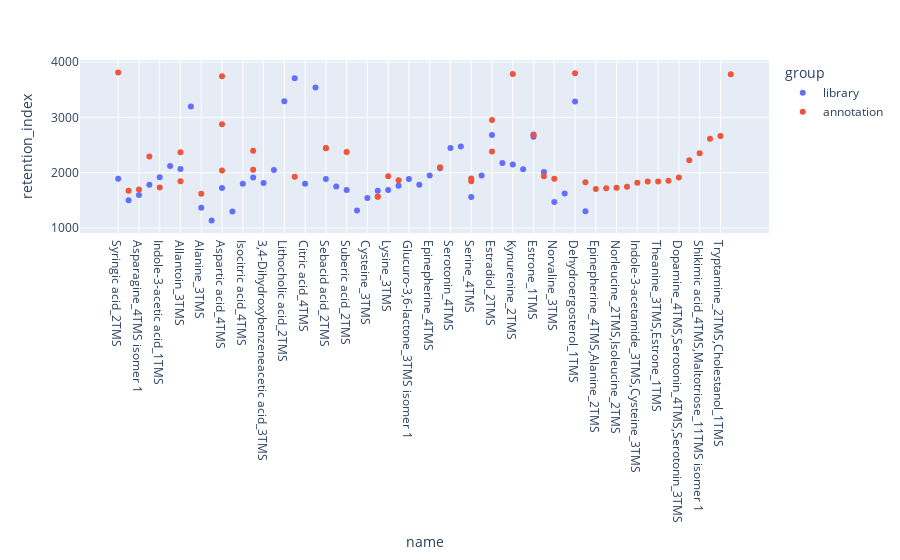

The notebook cell saved with this chart:
### Code cell
fig = px.scatter(merged_data, x="name", y="retention_index", color = "group")

fig.show()

### Figure 1 — Plotly figure (JSON) as saved in the notebook; plotly's stock layout.template omitted (floating-point values rounded to 4 significant figures)
{"data": [{"hovertemplate": "group=library<br>name=%{x}<br>retention_index=%{y}<extra></extra>", "legendgroup": "library", "marker": {"color": "#636efa", "symbol": "circle"}, "mode": "markers", "name": "library", "orientation": "v", "showlegend": true, "type": "scatter", "x": ["Syringic acid_2TMS", "Asparagine_2TMS", "Asparagine_4TMS isomer 1", "Azelaic acid_2TMS", "Indole-3-acetic acid_1TMS", "Acetyltyrosine_2TMS", "Allantoin_3TMS", "Cholestanol_1TMS", "Alanine_3TMS", "Alanine_2TMS", "Aspartic acid_4TMS", "Isoleucine_2TMS", "Isocitric acid_4TMS", "Histidine_3TMS", "3,4-Dihydroxybenzeneacetic acid_3TMS", "Indole-3-acetamide_3TMS", "Lithocholic acid_2TMS", "Deoxycholic acid_3TMS", "Citric acid_4TMS", "Maltotriose_11TMS isomer 1", "Sebacid acid_2TMS", "Theanine_3TMS", "Suberic acid_2TMS", "Norleucine_2TMS", "Cysteine_3TMS", "Acetylmethionine_1TMS", "Lysine_3TMS", "Methionine sulfoxide_3TMS", "Glucuro-3,6-lactone_3TMS isomer 1", "Shikimic acid_4TMS", "Epinepherine_4TMS", "Uric acid_4TMS", "Serotonin_4TMS", "Serotonin_3TMS", "Serine_4TMS", "Tryptamine_2TMS", "Estradiol_2TMS", "Kynurenine_3TMS", "Kynurenine_2TMS", "Dopamine_4TMS", "Estrone_1TMS", "Estrone_1TMS", "Palmitoleic acid_1TMS", "Norvaline_3TMS", "Phenylalanine_2TMS", "Dehydroergosterol_1TMS", "Proline_2TMS"], "xaxis": "x", "y": [1892.0, 1500.0, 1599.0, 1783.0, 1920.0, 2119.0, 2066.0, 3195.0, 1367.0, 1134.0, 1723.0, 1299.0, 1801.0, 1915.0, 1816.0, 2049.0, 3291.0, 3707.0, 1801.0, 3542.0, 1884.0, 1751.0, 1687.0, 1317.0, 1543.0, 1674.0, 1688.0, 1764.0, 1884.0, 1783.0, 1949.0, 2079.0, 2446.0, 2474.0, 1560.0, 1951.0, 2684.0, 2174.0, 2149.0, 2064.0, 2691.0, 2649.0, 2012.0, 1470.0, 1623.0, 3289.0, 1304.0], "yaxis": "y"}, {"hovertemplate": "group=annotation<br>name=%{x}<br>retention_index=%{y}<extra></extra>", "legendgroup": "annotation", "marker": {"color": "#EF553B", "symbol": "circle"}, "mode": "markers", "name": "annotation", "orientation": "v", "showlegend": true, "type": "scatter", "x": ["Acetylmethionine_1TMS", "Acetylmethionine_1TMS", "Alanine_3TMS", "Asparagine_2TMS", "Asparagine_4TMS isomer 1", ["Epinepherine_4TMS", "Alanine_2TMS"], ["Indole-3-acetamide_3TMS", "Glucuro-3,6-lactone_3TMS isomer 1"], ["Norleucine_2TMS", "Isoleucine_2TMS"], "Indole-3-acetic acid_1TMS", ["Palmitoleic acid_1TMS", "Suberic acid_2TMS", "Azelaic acid_2TMS"], ["Indole-3-acetamide_3TMS", "Cysteine_3TMS"], "Proline_2TMS", ["Citric acid_4TMS", "Theanine_3TMS", "Isocitric acid_4TMS"], ["Theanine_3TMS", "Estrone_1TMS"], "Allantoin_3TMS", "Serine_4TMS", ["Kynurenine_2TMS", "Phenylalanine_2TMS", "Kynurenine_3TMS"], "Methionine sulfoxide_3TMS", "Norvaline_3TMS", "Serine_4TMS", ["Dopamine_4TMS", "Serotonin_4TMS", "Serotonin_3TMS"], "Deoxycholic acid_3TMS", "Palmitoleic acid_1TMS", "Lysine_3TMS", "Aspartic acid_4TMS", "Histidine_3TMS", "Uric acid_4TMS", ["Theanine_3TMS", "Citric acid_4TMS"], "Azelaic acid_2TMS", ["Shikimic acid_4TMS", "Maltotriose_11TMS isomer 1"], "Allantoin_3TMS", "Suberic acid_2TMS", "Estradiol_2TMS", "Histidine_3TMS", "Sebacid acid_2TMS", "Sebacid acid_2TMS", ["Estrone_1TMS", "Lithocholic acid_2TMS"], ["Tryptamine_2TMS", "Cholestanol_1TMS"], "Estrone_1TMS", "Aspartic acid_4TMS", "Estradiol_2TMS", "Aspartic acid_4TMS", ["3,4-Dihydroxybenzeneacetic acid_3TMS", "Acetyltyrosine_2TMS"], "Kynurenine_2TMS", "Dehydroergosterol_1TMS", "Syringic acid_2TMS"], "xaxis": "x", "y": [1563.0, 1568.0, 1618.0, 1675.0, 1694.0, 1706.0, 1720.0, 1728.0, 1733.0, 1744.0, 1819.0, 1826.0, 1840.0, 1842.0, 1844.0, 1845.0, 1853.0, 1862.0, 1889.0, 1896.0, 1914.0, 1929.0, 1934.0, 1937.0, 2039.0, 2055.0, 2097.0, 2225.0, 2293.0, 2353.0, 2371.0, 2376.0, 2383.0, 2397.0, 2441.0, 2446.0, 2614.0, 2661.0, 2682.0, 2878.0, 2951.0, 3745.0, 3778.0, 3786.0, 3798.0, 3814.0], "yaxis": "y"}], "layout": {"legend": {"title": {"text": "group"}, "tracegroupgap": 0}, "margin": {"t": 60}, "xaxis": {"anchor": "y", "domain": [0, 1], "title": {"text": "name"}}, "yaxis": {"anchor": "x", "domain": [0, 1], "title": {"text": "retention_index"}}}}
